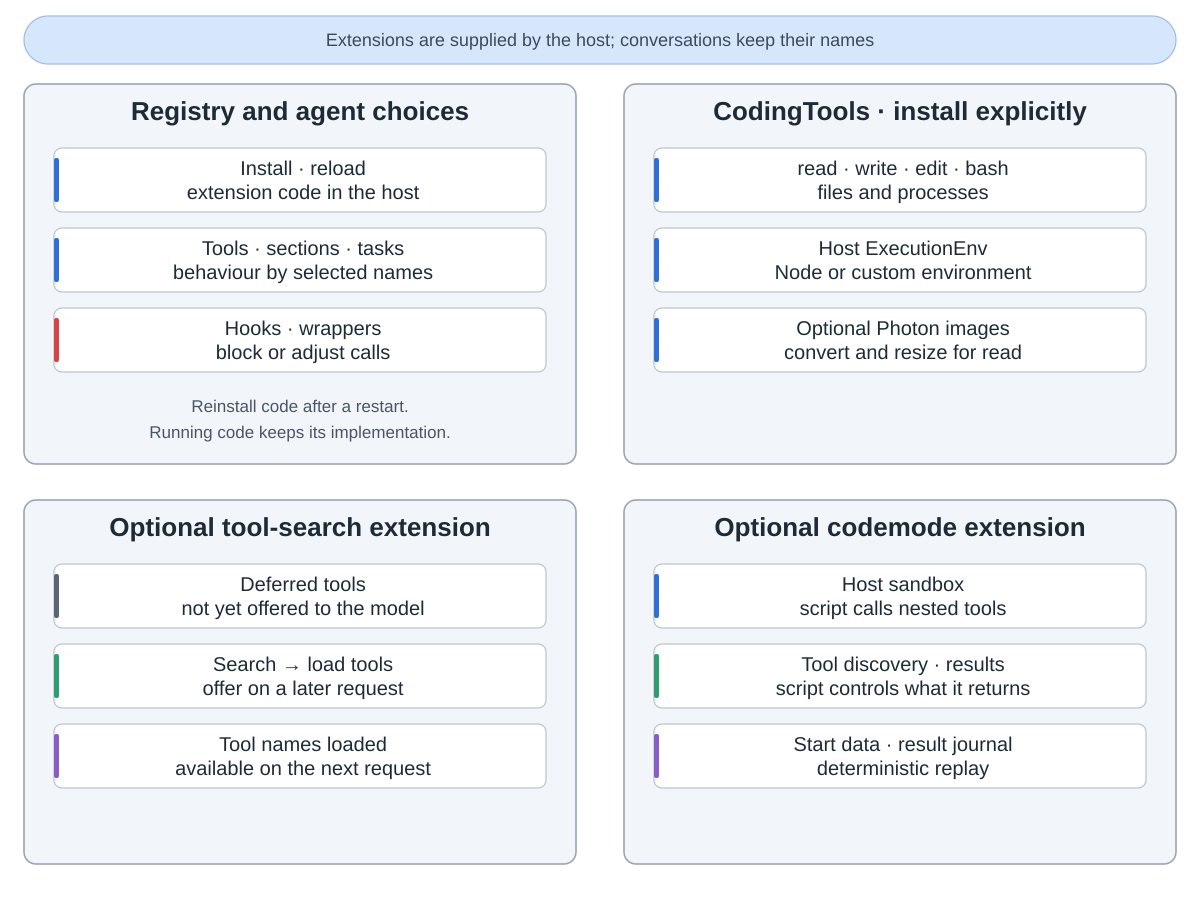

Source code (Python):
"""pi-durable: What the host installs. Source: earendil-works/pi at 7d75a0e3eb273dff753d49c066ea29fbe7b3b6f6; packages/durable/README.md:129-169,259-287,293-367; src/tools/index.ts:33-46; src/tool-search/tool-search.ts; src/codemode/codemode.ts. Run: python3 extensions.py"""
import sys
from pathlib import Path
sys.path.insert(0, str(Path(__file__).resolve().parents[2] / "tools"))
from archdiagram import Diagram

d = Diagram('What the host installs', 'The host installs named extensions into an in-memory registry. Extensions supply tools, prompt sections, hooks, wrappers and custom tasks. Conversations store names and agent choices, not extension code; reinstall code after restart. Reload replaces an extension in place; already running code keeps its implementation. CodingTools is installed explicitly and uses ExecutionEnv for files and processes. An optional Photon image processor converts and resizes read images. Optional tool-search loads deferred tools for a later model request. Optional codemode takes a host-provided sandbox: scripts discover and call nested tools, and start data plus a result journal let deterministic execution replay after a restart. ')
d.pill(24,16,1152,48,"Extensions are supplied by the host; conversations keep their names")
d.group(24,84,552,380,"Registry and agent choices")
d.column(24,84,[("Install · reload|extension code in the host","coding"),("Tools · sections · tasks|behaviour by selected names","coding"),("Hooks · wrappers|block or adjust calls","review")])
d.notes(24,84,380,"Reinstall code after a restart.","Running code keeps its implementation.")
d.group(624,84,552,380,"CodingTools · install explicitly")
d.column(624,84,[("read · write · edit · bash|files and processes","coding"),("Host ExecutionEnv|Node or custom environment","coding"),("Optional Photon images|convert and resize for read","coding")])
d.group(24,500,552,364,"Optional tool-search extension")
d.column(24,500,[("Deferred tools|not yet offered to the model","data"),("Search → load tools|offer on a later request","plan"),("Tool names loaded|available on the next request","write")])
d.group(624,500,552,364,"Optional codemode extension")
d.column(624,500,[("Host sandbox|script calls nested tools","coding"),("Tool discovery · results|script controls what it returns","plan"),("Start data · result journal|deterministic replay","write")])

d.save(Path(__file__).with_name("extensions.svg"))
